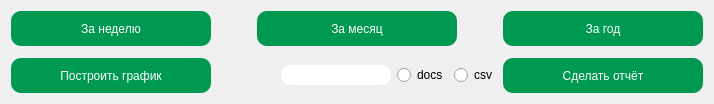
         <widget class="QWidget" name="money_page">
          <layout class="QVBoxLayout" name="verticalLayout_12">
           <item>
            <layout class="QHBoxLayout" name="horizontalLayout_9">
             <item>
              <widget class="QPushButton" name="pushButton_graph_6">
               <property name="minimumSize">
                <size>
                 <width>200</width>
                 <height>35</height>
                </size>
               </property>
               <property name="styleSheet">
                <string notr="true">
                                                                QPushButton{
                                                                color: white;
                                                               
                                                                background-color: rgb(0, 153, 81);
                                                                height: 30px;
                                                                border:none;
                                                                border-radius: 10px;
                                                                border-bottom-radius: 10px;
                                                                }
                                                            </string>
               </property>
               <property name="text">
                <string>За неделю</string>
               </property>
              </widget>
             </item>
             <item>
              <spacer name="horizontalSpacer_15">
               <property name="orientation">
                <enum>Qt::Horizontal</enum>
               </property>
               <property name="sizeHint" stdset="0">
                <size>
                 <width>40</width>
                 <height>20</height>
                </size>
               </property>
              </spacer>
             </item>
             <item>
              <widget class="QPushButton" name="pushButton_graph_7">
               <property name="minimumSize">
                <size>
                 <width>200</width>
                 <height>35</height>
                </size>
               </property>
               <property name="styleSheet">
                <string notr="true">
                                                                QPushButton{
                                                                color: white;
                                                               
                                                                background-color: rgb(0, 153, 81);
                                                                height: 30px;
                                                                border:none;
                                                                border-radius: 10px;
                                                                border-bottom-radius: 10px;
                                                                }
                                                            </string>
               </property>
               <property name="text">
                <string>За месяц</string>
               </property>
              </widget>
             </item>
             <item>
              <spacer name="horizontalSpacer_16">
               <property name="orientation">
                <enum>Qt::Horizontal</enum>
               </property>
               <property name="sizeHint" stdset="0">
                <size>
                 <width>40</width>
                 <height>20</height>
                </size>
               </property>
              </spacer>
             </item>
             <item>
              <widget class="QPushButton" name="pushButton_graph_9">
               <property name="minimumSize">
                <size>
                 <width>200</width>
                 <height>35</height>
                </size>
               </property>
               <property name="styleSheet">
                <string notr="true">
                                                                QPushButton{
                                                                color: white;
                                                               
                                                                background-color: rgb(0, 153, 81);
                                                                height: 30px;
                                                                border:none;
                                                                border-radius: 10px;
                                                                border-bottom-radius: 10px;
                                                                }
                                                            </string>
               </property>
               <property name="text">
                <string>За год</string>
               </property>
              </widget>
             </item>
            </layout>
           </item>
           <item>
            <widget class="QFrame" name="frame_graphics">
             <property name="sizePolicy">
              <sizepolicy hsizetype="Expanding" vsizetype="Expanding">
               <horstretch>0</horstretch>
               <verstretch>0</verstretch>
              </sizepolicy>
             </property>
             <property name="frameShape">
              <enum>QFrame::StyledPanel</enum>
             </property>
             <property name="frameShadow">
              <enum>QFrame::Raised</enum>
             </property>
             <widget class="PlotWidget" name="graphicsView_statistic">
              <property name="geometry">
               <rect>
                <x>250</x>
                <y>160</y>
                <width>256</width>
                <height>192</height>
               </rect>
              </property>
             </widget>
            </widget>
           </item>
           <item>
            <layout class="QHBoxLayout" name="horizontalLayout_19">
             <item>
              <widget class="QPushButton" name="pushButton_graph">
               <property name="minimumSize">
                <size>
                 <width>200</width>
                 <height>35</height>
                </size>
               </property>
               <property name="styleSheet">
                <string notr="true">
                                                                QPushButton{
                                                                color: white;
                                                                
                                                                background-color: rgb(0, 153, 81);
                                                                height: 30px;
                                                                border:none;
                                                                border-radius: 10px;
                                                                border-bottom-radius: 10px;
                                                                }
                                                            </string>
               </property>
               <property name="text">
                <string>Построить график</string>
               </property>
              </widget>
             </item>
             <item>
              <spacer name="horizontalSpacer_6">
               <property name="orientation">
                <enum>Qt::Horizontal</enum>
               </property>
               <property name="sizeType">
                <enum>QSizePolicy::Expanding</enum>
               </property>
               <property name="sizeHint" stdset="0">
                <size>
                 <width>40</width>
                 <height>20</height>
                </size>
               </property>
              </spacer>
             </item>
             <item>
              <widget class="QLineEdit" name="lineEdit">
               <property name="styleSheet">
                <string notr="true">QLineEdit {
                                                    border: 2px solid white;
                                                    border-radius: 10px;
                                                    color: white;

                                                    }
                                                </string>
               </property>
               <property name="inputMask">
                <string/>
               </property>
               <property name="text">
                <string/>
               </property>
               <property name="placeholderText">
                <string>Название файла</string>
               </property>
              </widget>
             </item>
             <item>
              <widget class="QRadioButton" name="radioButton_2">
               <property name="text">
                <string>docs</string>
               </property>
              </widget>
             </item>
             <item>
              <widget class="QRadioButton" name="radioButton">
               <property name="text">
                <string>csv</string>
               </property>
              </widget>
             </item>
             <item>
              <widget class="QPushButton" name="pushButton_report_2">
               <property name="minimumSize">
                <size>
                 <width>200</width>
                 <height>35</height>
                </size>
               </property>
               <property name="styleSheet">
                <string notr="true">
                                                                QPushButton{
                                                                color: white;
                                                                
                                                                background-color: rgb(0, 153, 81);
                                                                height: 30px;
                                                                border:none;
                                                                border-radius: 10px;
                                                                border-bottom-radius: 10px;
                                                                }
                                                            </string>
               </property>
               <property name="text">
                <string>Сделать отчёт</string>
               </property>
              </widget>
             </item>
            </layout>
           </item>
          </layout>
         </widget>
